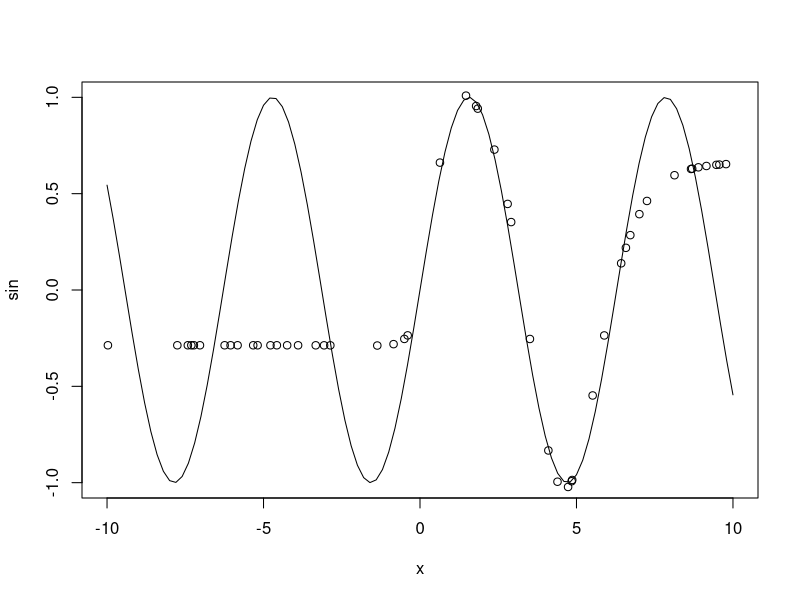
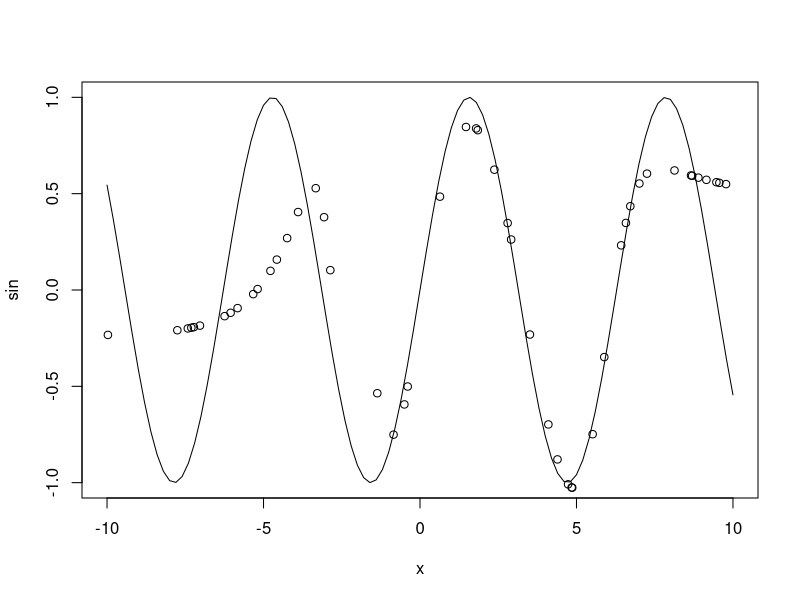

Source code (R) for these figures, in order:
## ---- chunk 1
knitr::opts_chunk$set(echo = TRUE)
## ---- chunk 2
set.seed(42)
x<-runif(200, -10, 10) #1)
y<-sin(x) #2)
## ---- chunk 3
weight<-runif(10, -1, 1) #3)
## ---- chunk 4
set.seed(42) #4)
index<-sample(1:length(x),round(0.75*length(x)),replace=FALSE)
reg.train<-data.frame(X=x[index],Y=y[index])
reg.test<-data.frame(X=x[-index],Y=y[-index])
## ---- chunk 5
library(nnet)
set.seed(42)
reg.model.1<-nnet(reg.train$X,reg.train$Y,size=3,
                  maxit=50,Wts=weight,linout=TRUE)
## ---- chunk 6
str(reg.model.1)
## ---- chunk 7
# 6)
predict.model.1<-predict(reg.model.1,data.frame(X=reg.test$X))
str(predict.model.1)
## ---- chunk 8
# 6)
rmse.reg<-sqrt(sum((reg.test$Y-predict.model.1)^2))
rmse.reg
## ---- chunk 9
# 6)
plot(sin, -10, 10)
points(reg.test$X,predict.model.1)
## ---- chunk 10
# 7)
set.seed(42)
reg.model.2<-nnet(reg.train$X,reg.train$Y,size=7,
                  maxit=50,Wts=runif(22, -1, 1),linout=TRUE)
## ---- chunk 11
# 7)
str(reg.model.2)
## ---- chunk 12
# 7)
predict.model.2<-predict(reg.model.2,data.frame(X=reg.test$X))
str(predict.model.2)
## ---- chunk 13
# 7)
rmse.reg<-sqrt(sum((reg.test$Y-predict.model.2)^2))
rmse.reg
## ---- chunk 14
# 7)
plot(sin, -10, 10)
points(reg.test$X,predict.model.2)
## ---- chunk 15
data<-iris

scale.data<-data.frame(lapply(data[,1:4], function(x) scale(x)))
scale.data$Species<-data$Species
index<-sample(1:nrow(scale.data),round(0.75*nrow(scale.data)),
              replace=FALSE)
clust.train<-scale.data[index,]
clust.test<-scale.data[-index,]
## ---- chunk 16
set.seed(42)
clust.model<-nnet(Species~.,size=10,Wts=runif(83, -1, 1),
                  data=clust.train)
## ---- chunk 17
# 10)
predict.model.clust<-predict(clust.model,clust.test[,1:4],
                             type="class")
## ---- chunk 18
# 11)
(Table<-table(clust.test$Species ,predict.model.clust))
## ---- chunk 19
(accuracy<-sum(diag(Table))/sum(Table))
